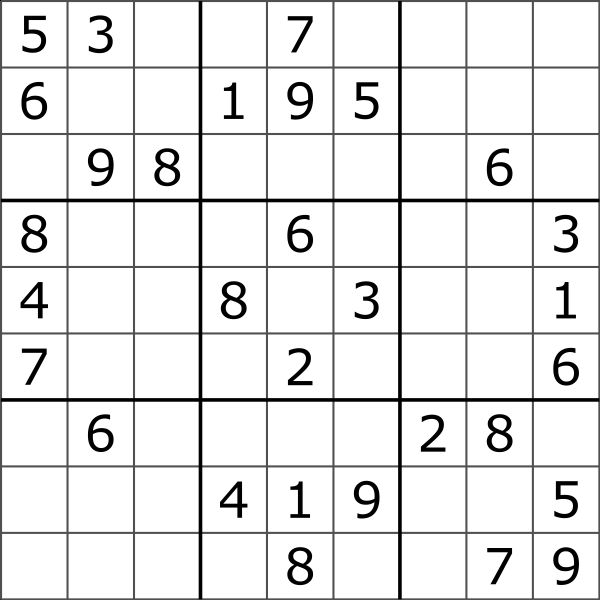
#> input picture Sudoku_Puzzle_by_L2G-20050714_standardized_layout.svg.png, 1200 x 1200 px, found by its file name (shown at 1/2 size)
$ python test.py
#> lines starting #> are read from the running program, lines starting #| are printed output that depends on the picture; after the words box and inside, x2 and y2 are one past the last pixel; in counts of white or black regions, pixels touching at a corner belong together
import cv2
import numpy as np
import pytesseract
from PIL import Image

# Path to Tesseract executable
pytesseract.pytesseract.tesseract_cmd = r'C:\Program Files\Tesseract-OCR\tesseract.exe'

# Load the image
img_path = r"C:\my_python_project\solving_Sudoku_Image\Sudoku_Puzzle_by_L2G-20050714_standardized_layout.svg.png"
img = cv2.imread(img_path)
#> img is the input picture: shape (1200, 1200, 3); min 0, max 255, mean 231.9

if img is None:
    raise ValueError("Failed to load image. Check the file path or format!")

# Resize image
img = cv2.resize(img, (400, 400), interpolation=cv2.INTER_CUBIC)
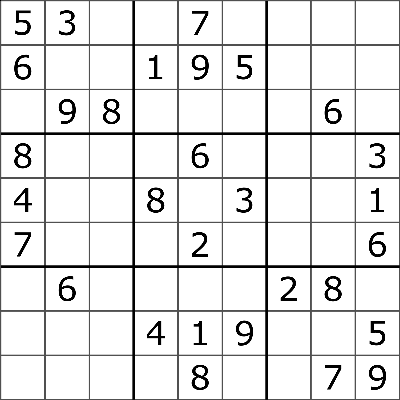
#> img: shape (400, 400, 3); min 0, max 255, mean 230.5
cv2.imshow('Original Image', img)

# Convert to grayscale and threshold
gray = cv2.cvtColor(img, cv2.COLOR_BGR2GRAY)
_, binary = cv2.threshold(gray, 128, 255, cv2.THRESH_BINARY_INV)
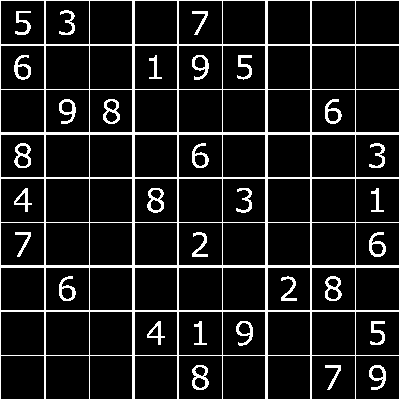
#> binary: shape (400, 400); 11.3% white in thin lines or dots

# Detect grid lines
vertical_kernel = cv2.getStructuringElement(cv2.MORPH_RECT, (1, 30))
horizontal_kernel = cv2.getStructuringElement(cv2.MORPH_RECT, (30, 1))

vertical_lines = cv2.morphologyEx(binary, cv2.MORPH_OPEN, vertical_kernel, iterations=2)
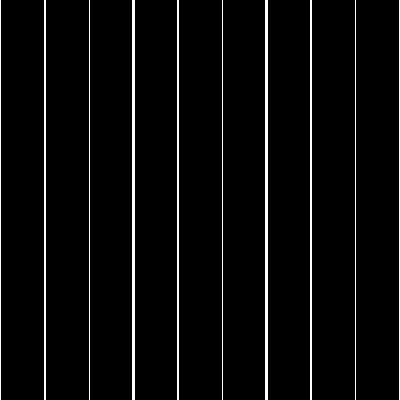
#> vertical_lines: shape (400, 400); 4.2% white in thin lines or dots
horizontal_lines = cv2.morphologyEx(binary, cv2.MORPH_OPEN, horizontal_kernel, iterations=2)
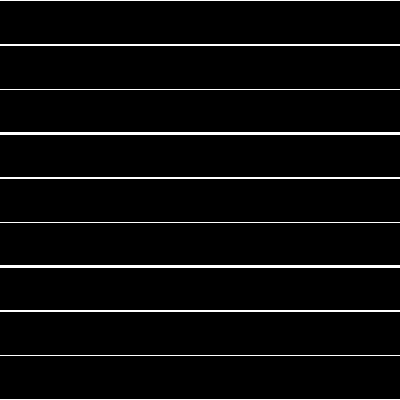
#> horizontal_lines: shape (400, 400); 4.2% white in thin lines or dots

grid_lines = cv2.add(vertical_lines, horizontal_lines)
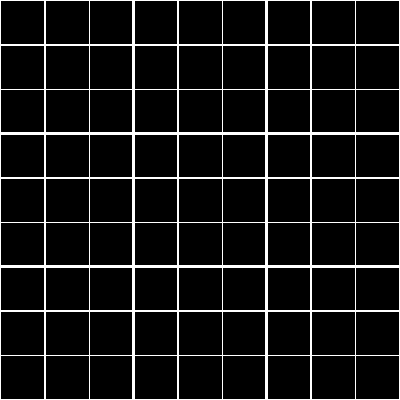
#> grid_lines: shape (400, 400); 8.3% white in thin lines or dots
cv2.imshow('Detected Grid Lines', grid_lines)

# Remove grid lines using inpainting
mask = cv2.bitwise_not(grid_lines)
#> mask: shape (400, 400); 91.7% white; black in thin lines or dots
result = cv2.inpaint(img, grid_lines, 3, cv2.INPAINT_TELEA)
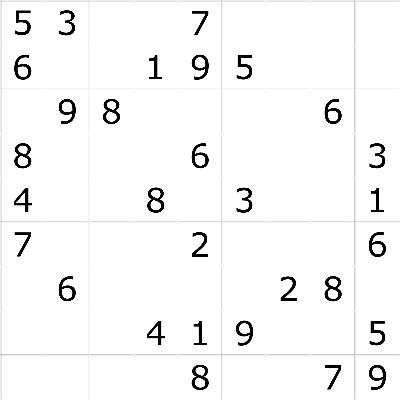
#> result: shape (400, 400, 3); min 0, max 255, mean 246.4
cv2.imshow("Image Without Grid Lines", result)

# Convert to grayscale for OCR
result_gray = cv2.cvtColor(result, cv2.COLOR_BGR2GRAY)
result_gray = cv2.GaussianBlur(result_gray, (3, 3), 0)
_, result_gray = cv2.threshold(result_gray, 0, 255, cv2.THRESH_BINARY + cv2.THRESH_OTSU)
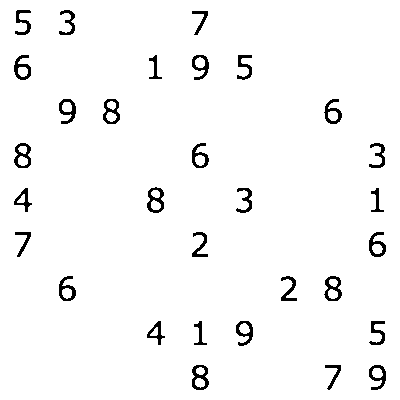
#> result_gray: shape (400, 400); 96.8% white; 30 black regions, largest, box (x1, y1, x2, y2) and area: (192, 365, 209, 390) 223, (147, 187, 164, 213) 219, (324, 276, 342, 301) 215

cv2.imshow('Processed for OCR', result_gray)

# Define the size of each Sudoku cell
cell_size = result_gray.shape[0] // 9  # Assuming a 9x9 Sudoku grid
#> cell_size = 44

# Iterate over the grid and crop each cell
sudoku_grid = []
for y in range(0, result_gray.shape[0], cell_size):  # Rows
    row = []
    for x in range(0, result_gray.shape[1], cell_size):  # Columns
        # Crop the cell
        cell = result_gray[y:y + cell_size, x:x + cell_size]

        # Perform OCR on the cell
        try:
#> (the run stopped early here; a loop or call above may not have finished)

$ run again, with Web-Sudoku-Billions-of-Free-Sudoku-Puzzles-to-Play-Online.png copied over Sudoku_Puzzle_by_L2G-20050714_standardized_layout.svg.png
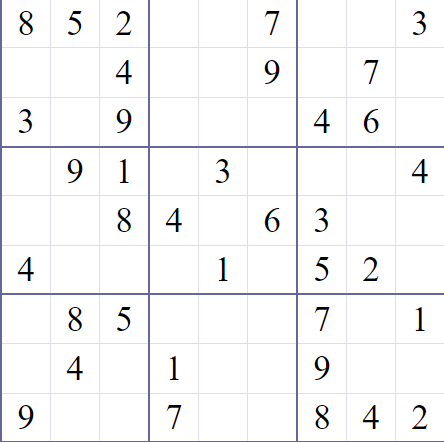
#> input picture Web-Sudoku-Billions-of-Free-Sudoku-Puzzles-to-Play-Online.png, 444 x 442 px, found by its file name
#> img is the input picture: shape (442, 444, 3); mean B, G, R 247.5, 245.7, 245.7
#> img: shape (400, 400, 3)
#> `_, binary = cv2.threshold(gray, 128, 255, cv2.THRESH_BINARY_INV)`:
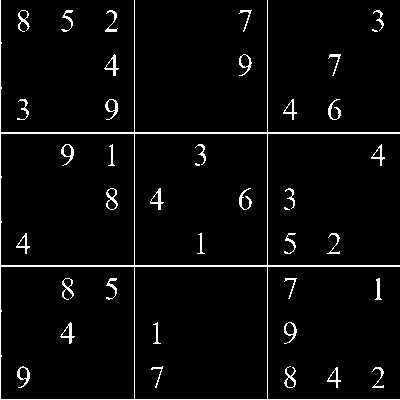
#> binary: shape (400, 400); 3.8% white in thin lines or dots
#> vertical_lines: shape (400, 400); 0.75% white in thin lines or dots, all inside (x1, y1, x2, y2) = (0, 0, 268, 400)
#> horizontal_lines: shape (400, 400); 1.2% white in thin lines or dots, all inside (x1, y1, x2, y2) = (0, 132, 400, 400)
#> grid_lines: shape (400, 400); 2% white in thin lines or dots
#> mask: shape (400, 400); 98% white; black in thin lines or dots
#> `_, result_gray = cv2.threshold(result_gray, 0, 255, cv2.THRESH_BINARY ..`:
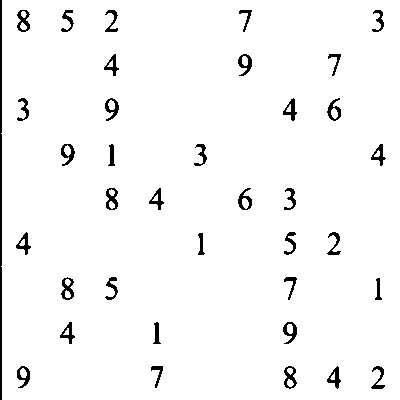
#> result_gray: shape (400, 400); 96.8% white; 37 black regions, largest, box (x1, y1, x2, y2) and area: (0, 0, 2, 400) 798, (61, 277, 74, 300) 153, (17, 10, 30, 32) 151
